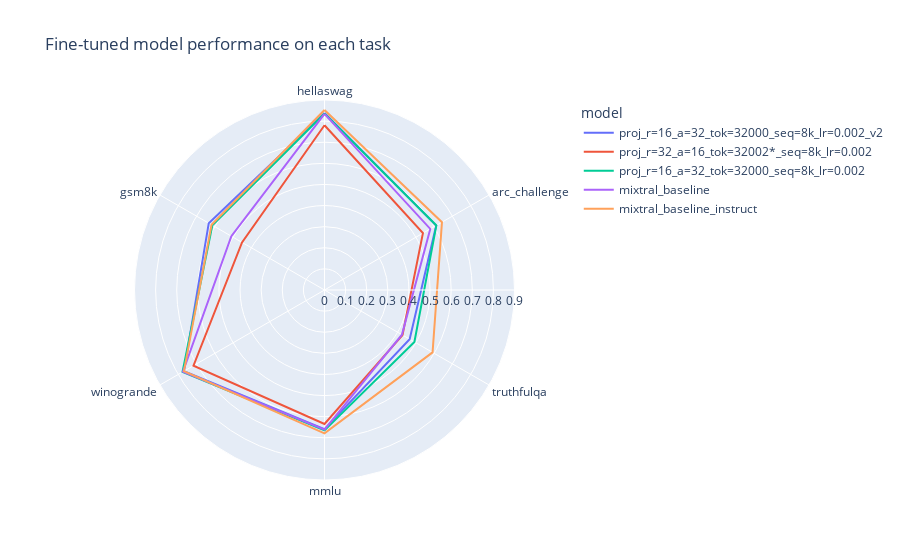

Here is the notebook cell this chart was saved with:
### Code cell
fig = px.line_polar(results_df, 
                    r='value',
                    range_r=[0,.9],
                    theta='metric', 
                    color='model',
                    line_close=True, 
                    title="Fine-tuned model performance on each task")
## add title to series
# fig.update_traces(fill='toself')
fig.show()

### Figure 1 — Plotly figure (JSON) as saved in the notebook; plotly's stock layout.template omitted (floating-point values rounded to 4 significant figures)
{"data": [{"hovertemplate": "model=proj_r=16_a=32_tok=32000_seq=8k_lr=0.002_v2<br>value=%{r}<br>metric=%{theta}<extra></extra>", "legendgroup": "proj_r=16_a=32_tok=32000_seq=8k_lr=0.002_v2", "line": {"color": "#636efa", "dash": "solid"}, "marker": {"symbol": "circle"}, "mode": "lines", "name": "proj_r=16_a=32_tok=32000_seq=8k_lr=0.002_v2", "r": [0.8382, 0.6109, 0.4657, 0.6592, 0.7687, 0.6331, 0.8382], "showlegend": true, "subplot": "polar", "theta": ["hellaswag", "arc_challenge", "truthfulqa", "mmlu", "winogrande", "gsm8k", "hellaswag"], "type": "scatterpolar"}, {"hovertemplate": "model=proj_r=32_a=16_tok=32002*_seq=8k_lr=0.002<br>value=%{r}<br>metric=%{theta}<extra></extra>", "legendgroup": "proj_r=32_a=16_tok=32002*_seq=8k_lr=0.002", "line": {"color": "#EF553B", "dash": "solid"}, "marker": {"symbol": "circle"}, "mode": "lines", "name": "proj_r=32_a=16_tok=32002*_seq=8k_lr=0.002", "r": [0.7802, 0.5384, 0.4268, 0.6345, 0.7167, 0.4511, 0.7802], "showlegend": true, "subplot": "polar", "theta": ["hellaswag", "arc_challenge", "truthfulqa", "mmlu", "winogrande", "gsm8k", "hellaswag"], "type": "scatterpolar"}, {"hovertemplate": "model=proj_r=16_a=32_tok=32000_seq=8k_lr=0.002<br>value=%{r}<br>metric=%{theta}<extra></extra>", "legendgroup": "proj_r=16_a=32_tok=32000_seq=8k_lr=0.002", "line": {"color": "#00cc96", "dash": "solid"}, "marker": {"symbol": "circle"}, "mode": "lines", "name": "proj_r=16_a=32_tok=32000_seq=8k_lr=0.002", "r": [0.8362, 0.6118, 0.4918, 0.6649, 0.7766, 0.6133, 0.8362], "showlegend": true, "subplot": "polar", "theta": ["hellaswag", "arc_challenge", "truthfulqa", "mmlu", "winogrande", "gsm8k", "hellaswag"], "type": "scatterpolar"}, {"hovertemplate": "model=mixtral_baseline<br>value=%{r}<br>metric=%{theta}<extra></extra>", "legendgroup": "mixtral_baseline", "line": {"color": "#ab63fa", "dash": "solid"}, "marker": {"symbol": "circle"}, "mode": "lines", "name": "mixtral_baseline", "r": [0.8341, 0.5785, 0.4235, 0.6611, 0.7743, 0.5095, 0.8341], "showlegend": true, "subplot": "polar", "theta": ["hellaswag", "arc_challenge", "truthfulqa", "mmlu", "winogrande", "gsm8k", "hellaswag"], "type": "scatterpolar"}, {"hovertemplate": "model=mixtral_baseline_instruct<br>value=%{r}<br>metric=%{theta}<extra></extra>", "legendgroup": "mixtral_baseline_instruct", "line": {"color": "#FFA15A", "dash": "solid"}, "marker": {"symbol": "circle"}, "mode": "lines", "name": "mixtral_baseline_instruct", "r": [0.8527, 0.6425, 0.5911, 0.6789, 0.7687, 0.6179, 0.8527], "showlegend": true, "subplot": "polar", "theta": ["hellaswag", "arc_challenge", "truthfulqa", "mmlu", "winogrande", "gsm8k", "hellaswag"], "type": "scatterpolar"}], "layout": {"legend": {"title": {"text": "model"}, "tracegroupgap": 0}, "polar": {"angularaxis": {"direction": "clockwise", "rotation": 90}, "domain": {"x": [0, 1], "y": [0, 1]}, "radialaxis": {"range": [0, 0.9]}}, "title": {"text": "Fine-tuned model performance on each task"}}}
